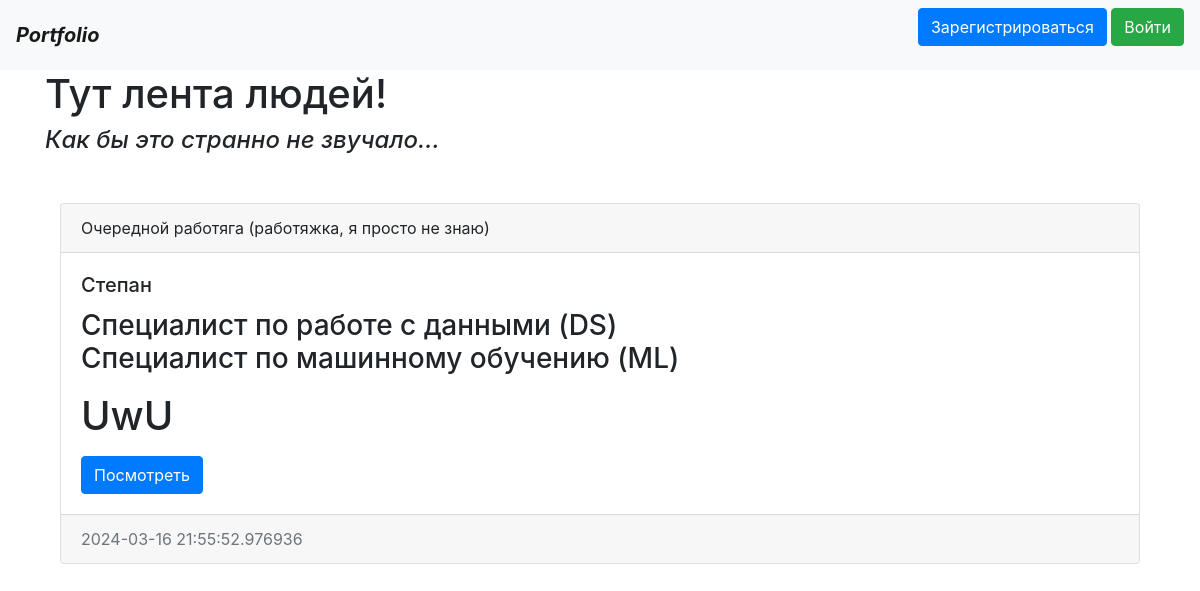
The page / on the database its author committed.
### data/users.py (models this page shows, shortened)
class User(SqlAlchemyBase, UserMixin):
    __tablename__ = 'users'
    id = sa.Column(sa.Integer, primary_key=True, autoincrement=True)
    name = sa.Column(sa.String, nullable=True)
    hashed_password = sa.Column(sa.String, nullable=True)
    email = sa.Column(sa.String, nullable=True, unique=True, index=True)
    pic = sa.Column(sa.String)  # путь до картинки, которую загрузил пользователь
    age = sa.Column(sa.Integer, default=0)
    sex = sa.Column(sa.String, default='Не выбран')
    profession = sa.Column(sa.String)
    about = sa.Column(sa.String)
    work_document = sa.Column(sa.String)  # путь до файла с чертовым резюме, которое загрузит после пользователь
    work_exp = sa.Column(sa.String)  # Мы будем хранить это просто в виде строки. Будет сплит - решим после
    connect_info = sa.Column(sa.String)  # удивительно, но тоже просто строка для всех контактов
    created_date = sa.Column(sa.DateTime, default=datetime.datetime.now)

### main1.py (the view)
@app.route('/')
def index():
    db_sess = db_session.create_session()
    first_5_users = db_sess.query(User).all()[:5]
    itog_first_5_users = []
    for el in first_5_users:
        el.about = markdown.markdown(el.about)
        itog_first_5_users.append(el)
    params = {
        'title': 'Portfolio',
        'users': itog_first_5_users,
        'current_user': current_user,
    }
    return render_template('index.html', **params)

### data/db_session.py (called while the page is built)
def create_session() -> Session:
    global __factory
    return __factory()

### templates/index.html
{% extends "base.html" %}
{% block content %}
    <h1>Тут лента людей!</h1>
    <h4><i>Как бы это странно не звучало...</i></h4>
    {% if users %}
        {% for user in users %}
            <div class="container mt-5">
                <div class="card">
                    <div class="card-header">
                        Очередной работяга (работяжка, я просто не знаю)
                    </div>
                    <div class="card-body">
                        <h5 class="card-title">{{ user.name }}</h5>
                        <h3 class="card-text">
                            {% if user.profession %}{{ '<br>'.join(user.profession.split(';'))|safe }}{% else %}не написали...{% endif %}
                        </h3>
                        <p class="card-text">{{ user.about|safe }}</p>
                        <a href="/users/{{ user.id }}" class="btn btn-primary">Посмотреть</a>
                    </div>
                    <div class="card-footer text-muted">
                        {{ user.created_date }}
                    </div>
                </div>
            </div>
        {% endfor %}
    {% else %}
        <br><br><br>
        <p><i><b>Забавно... никого еще нет...</b></i></p>
    {% endif %}
{% endblock %}

### rows shown on the page
User: name "Степан", profession "Специалист по работе с данными (DS) Специалист по машинному обучению (ML)", about "UwU", created_date "2024-03-16 21:55:52.976936"
